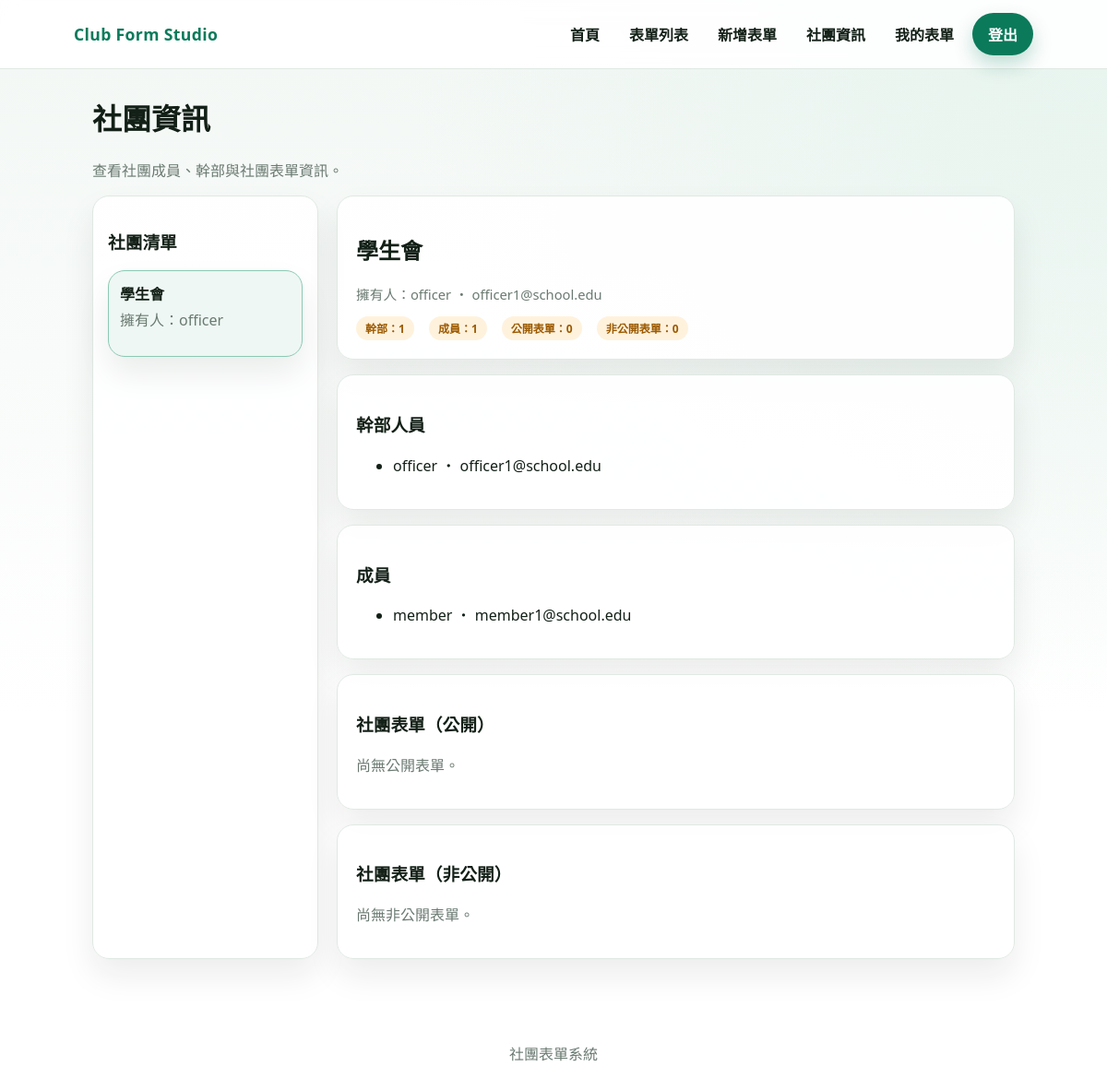
The app's page /clubs/manage.php (signed in) with its own data.
### tables this page shows
CREATE TABLE clubs (
    id INT PRIMARY KEY AUTO_INCREMENT,
    name VARCHAR(100) UNIQUE NOT NULL,
    owner_user_id INT NOT NULL COMMENT '社團持有人（建立者）',
    created_at TIMESTAMP DEFAULT CURRENT_TIMESTAMP,
    updated_at TIMESTAMP DEFAULT CURRENT_TIMESTAMP ON UPDATE CURRENT_TIMESTAMP,
    FOREIGN KEY (owner_user_id) REFERENCES users(id) ON DELETE RESTRICT,
    INDEX idx_owner (owner_user_id)
);

CREATE TABLE users (
    id INT PRIMARY KEY AUTO_INCREMENT,
    username VARCHAR(50) UNIQUE NOT NULL,
    password VARCHAR(255) NOT NULL,
    email VARCHAR(100) UNIQUE NOT NULL,
    role ENUM('member', 'owner', 'club_officer', 'admin') DEFAULT 'member' COMMENT '系統身份，社團角色請見 club_memberships',
    created_at TIMESTAMP DEFAULT CURRENT_TIMESTAMP,
    updated_at TIMESTAMP DEFAULT CURRENT_TIMESTAMP ON UPDATE CURRENT_TIMESTAMP
);

CREATE TABLE club_memberships (
    id INT PRIMARY KEY AUTO_INCREMENT,
    user_id INT NOT NULL,
    club_id INT NOT NULL,
    role ENUM('member', 'owner', 'club_officer') NOT NULL COMMENT 'member: 成員, owner: 幹部, club_officer: 持有人',
    created_at TIMESTAMP DEFAULT CURRENT_TIMESTAMP,
    FOREIGN KEY (user_id) REFERENCES users(id) ON DELETE CASCADE,
    FOREIGN KEY (club_id) REFERENCES clubs(id) ON DELETE CASCADE,
    UNIQUE KEY uniq_membership (user_id, club_id),
    INDEX idx_club (club_id),
    INDEX idx_role (role)
);

### clubs/manage.php (the view, shortened to what this page needs)
<?php
$user_raw = isset($_SESSION['user']) ? $_SESSION['user'] : null;
$errors = [];
$is_admin = false;
$clubs = [];
$club = null;
$members = [];
$officers = [];
$public_forms = [];
$private_forms = [];
$selected_id = isset($_GET['id']) ? (int) $_GET['id'] : 0;
try {
	$pdo = get_db();
	$user_stmt = $pdo->prepare('SELECT id, username, role FROM users WHERE username = :u LIMIT 1');
	$user_stmt->execute([':u' => $user_raw]);
	$current_user = $user_stmt->fetch();
	if (!$current_user) {
		$errors[] = '找不到登入帳號資料。';
	} else {
		$is_admin = ($current_user['role'] === 'admin');
	}
	if (empty($errors)) {
		if ($is_admin) {
			$clubs = $pdo->query('SELECT c.id, c.name, u.username AS owner_name FROM clubs c JOIN users u ON u.id = c.owner_user_id ORDER BY c.name ASC')->fetchAll();
		} else {
			$mem_stmt = $pdo->prepare('SELECT club_id FROM club_memberships WHERE user_id = :id');
			$mem_stmt->execute([':id' => $current_user['id']]);
			$member_club_ids = array_map('intval', array_column($mem_stmt->fetchAll(), 'club_id'));
			if (!empty($member_club_ids)) {
				$placeholders = implode(',', array_fill(0, count($member_club_ids), '?'));
				$club_stmt = $pdo->prepare("SELECT c.id, c.name, u.username AS owner_name FROM clubs c JOIN users u ON u.id = c.owner_user_id WHERE c.id IN ($placeholders) ORDER BY c.name ASC");
				$club_stmt->execute($member_club_ids);
				$clubs = $club_stmt->fetchAll();
			}
		}
	}
	if (empty($clubs)) {
		$errors[] = $is_admin ? '尚未建立任何社團。' : '你尚未加入任何社團。';
	} else {
		if ($selected_id === 0) {
			$selected_id = (int) $clubs[0]['id'];
		} else {
			$allowed_ids = array_map('intval', array_column($clubs, 'id'));
			if (!in_array($selected_id, $allowed_ids, true)) {
				$selected_id = (int) $clubs[0]['id'];
			}
		}
		$stmt = $pdo->prepare('SELECT c.id, c.name, c.owner_user_id, u.username AS owner_name, u.email AS owner_email FROM clubs c JOIN users u ON u.id = c.owner_user_id WHERE c.id = :id LIMIT 1');
		$stmt->execute([':id' => $selected_id]);
		$club = $stmt->fetch();
		if (!$club) {
			$errors[] = '找不到指定的社團。';
		} else {
			$member_stmt = $pdo->prepare('SELECT u.username, u.email, m.role FROM club_memberships m JOIN users u ON u.id = m.user_id WHERE m.club_id = :club ORDER BY m.role DESC, u.username ASC');
			$member_stmt->execute([':club' => $club['id']]);
			$members_all = $member_stmt->fetchAll();
			foreach ($members_all as $member) {
				if (in_array($member['role'], ['owner', 'club_officer'], true)) {
					$officers[] = $member;
				} elseif ($member['role'] === 'member') {
					$members[] = $member;
				}
			}
		}
	}
} catch (Throwable $e) {
	$errors[] = '資料庫讀取失敗，請稍後再試。';
}
?>
<!doctype html>
<html lang="zh-Hant">
	<head>
		<link rel="stylesheet" href="../css/app.css" />
	</head>
	<body>
		<?php $base_url = '../'; require '../includes/header.php'; ?>
		<main class="section">
			<div class="container">
				<h1>社團資訊</h1>
				<p class="muted">查看社團成員、幹部與社團表單資訊。</p>
				<?php if (!empty($errors)) : ?>
					<div class="error">
						<ul>
							<?php foreach ($errors as $e) : ?>
								<li><?php echo htmlspecialchars($e); ?></li>
							<?php endforeach; ?>
						</ul>
					</div>
					<?php if (!$is_admin && in_array('你尚未加入任何社團。', $errors, true)) : ?>
						<div class="panel" style="padding: 20px">
							<p class="muted">你目前沒有綁定社團，可請管理員協助設定，或重新註冊並建立/加入社團。</p>
							<div style="margin-top: 12px; display: flex; gap: 8px; flex-wrap: wrap">
								<a class="btn btn-primary" href="../register.php">建立/加入社團</a>
								<a class="btn btn-ghost" href="../index.php">回首頁</a>
							</div>
						</div>
					<?php endif; ?>
				<?php else : ?>
					<div style="display: grid; gap: 20px; grid-template-columns: minmax(220px, 1fr) minmax(0, 3fr)">
						<div class="panel" style="padding: 16px">
							<h3>社團清單</h3>
							<div style="display: grid; gap: 10px; margin-top: 12px">
								<?php foreach ($clubs as $item) : ?>
									<?php $active = ($club && $club['id'] == $item['id']); ?>
									<a
										href="./manage.php?id=<?php echo (int) $item['id']; ?>"
										class="panel"
										style="padding: 12px; border-color: <?php echo $active ? '#8bc9b4' : '#e0e9e3'; ?>; background: <?php echo $active ? '#eef7f3' : 'rgba(255,255,255,0.9)'; ?>"
									>
										<strong><?php echo htmlspecialchars($item['name']); ?></strong>
										<p class="muted" style="margin-top: 4px">擁有人：<?php echo htmlspecialchars($item['owner_name']); ?></p>
									</a>
								<?php endforeach; ?>
							</div>
						</div>
						<div style="display: grid; gap: 16px">
							<div class="panel" style="padding: 20px">
								<h2><?php echo htmlspecialchars($club['name']); ?></h2>
								<p class="meta">擁有人：<?php echo htmlspecialchars($club['owner_name']); ?><?php echo $club['owner_email'] ? ' ・ ' . htmlspecialchars($club['owner_email']) : ''; ?></p>
								<div style="display: flex; gap: 16px; flex-wrap: wrap; margin-top: 12px">
									<span class="pill">幹部：<?php echo number_format(count($officers)); ?></span>
									<span class="pill">成員：<?php echo number_format(count($members)); ?></span>
									<span class="pill">公開表單：<?php echo number_format(count($public_forms)); ?></span>
									<span class="pill">非公開表單：<?php echo number_format(count($private_forms)); ?></span>
								</div>
							</div>
							<div class="panel" style="padding: 20px">
								<h3>幹部人員</h3>
								<?php if (empty($officers)) : ?>
									<p class="muted">尚未設定幹部。</p>
								<?php else : ?>
									<ul>
										<?php foreach ($officers as $officer) : ?>
											<li><?php echo htmlspecialchars($officer['username']); ?><?php echo $officer['email'] ? ' ・ ' . htmlspecialchars($officer['email']) : ''; ?></li>
										<?php endforeach; ?>
									</ul>
								<?php endif; ?>
							</div>
							<div class="panel" style="padding: 20px">
								<h3>成員</h3>
								<?php if (empty($members)) : ?>
									<p class="muted">尚未設定成員。</p>
								<?php else : ?>
									<ul>
										<?php foreach ($members as $member) : ?>
											<li><?php echo htmlspecialchars($member['username']); ?><?php echo $member['email'] ? ' ・ ' . htmlspecialchars($member['email']) : ''; ?></li>
										<?php endforeach; ?>
									</ul>
								<?php endif; ?>
							</div>
							<div class="panel" style="padding: 20px">
								<h3>社團表單（公開）</h3>
								<?php if (empty($public_forms)) : ?>
									<p class="muted">尚無公開表單。</p>
								<?php endif; ?>
							</div>
							<div class="panel" style="padding: 20px">
								<h3>社團表單（非公開）</h3>
								<?php if (empty($private_forms)) : ?>
									<p class="muted">尚無非公開表單。</p>
								<?php endif; ?>
							</div>
						</div>
					</div>
				<?php endif; ?>
			</div>
		</main>
		<footer class="footer container">社團表單系統</footer>
	</body>
</html>
<?php
exit();

### css/app.css (style rules this page uses)
:root { --bg: #f2f7f4; --bg-soft: #e9f1ed; --card: #ffffff; --text: #132017; --muted: #6b7a72; --brand: #0b7a5a; --brand-strong: #085944; --accent: #f5b357; --border: #e0e9e3; --shadow: 0 18px 35px rgba(10, 24, 18, 0.08); --radius: 18px; --radius-sm: 12px; }
* { box-sizing: border-box; }
body { margin: 0; font-family: "Noto Sans TC", "IBM Plex Sans Thai", "Segoe UI", sans-serif; color: var(--text); background: radial-gradient( circle at top right, #e7f4ee 0%, rgba(231, 244, 238, 0) 45% ), linear-gradient(180deg, var(--bg) 0%, #ffffff 65%); min-height: 100vh; }
a { color: inherit; text-decoration: none; }
.container { max-width: 1040px; margin: 0 auto; padding: 0 20px; }
.panel { background: rgba(255, 255, 255, 0.92); border-radius: var(--radius); border: 1px solid var(--border); box-shadow: var(--shadow); }
.section { padding: 8px 0 64px; }
.pill { display: inline-flex; padding: 4px 10px; border-radius: 999px; background: #fff2dd; color: #9c5a00; font-size: 0.75rem; font-weight: 700; }
.meta { color: var(--muted); font-size: 0.92rem; margin-top: 8px; }
.muted { color: var(--muted); }
.footer { padding: 26px 0 40px; text-align: center; color: var(--muted); }

### records on screen
clubs: name "學生會", owner_user.username "officer", owner_user.email "officer1@school.edu"
club_memberships: user.username "officer", user.email "officer1@school.edu"
club_memberships: user.username "member", user.email "member1@school.edu"

### other values on screen
count($officers) "1"
count($members) "1"
count($public_forms) "0"
count($private_forms) "0"
